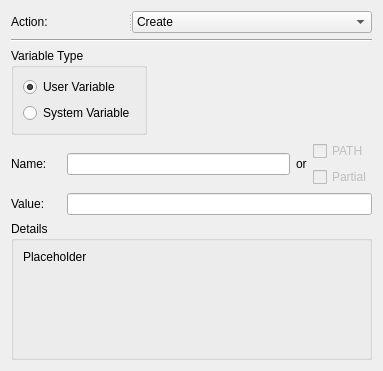
<?xml version="1.0" encoding="UTF-8"?>
<ui version="4.0">
 <class>VariablesWidget</class>
 <widget class="QWidget" name="VariablesWidget">
  <property name="geometry">
   <rect>
    <x>0</x>
    <y>0</y>
    <width>383</width>
    <height>371</height>
   </rect>
  </property>
  <property name="windowTitle">
   <string>Form</string>
  </property>
  <layout class="QGridLayout" name="gridLayout_3">
   <item row="5" column="0">
    <widget class="QGroupBox" name="detailsGroupBox">
     <property name="sizePolicy">
      <sizepolicy hsizetype="MinimumExpanding" vsizetype="MinimumExpanding">
       <horstretch>0</horstretch>
       <verstretch>0</verstretch>
      </sizepolicy>
     </property>
     <property name="minimumSize">
      <size>
       <width>361</width>
       <height>125</height>
      </size>
     </property>
     <property name="title">
      <string>Details</string>
     </property>
     <layout class="QGridLayout" name="gridLayout">
      <item row="0" column="0">
       <widget class="QLabel" name="detailsLabel">
        <property name="text">
         <string>Placeholder</string>
        </property>
        <property name="alignment">
         <set>Qt::AlignLeading|Qt::AlignLeft|Qt::AlignTop</set>
        </property>
        <property name="wordWrap">
         <bool>true</bool>
        </property>
       </widget>
      </item>
     </layout>
    </widget>
   </item>
   <item row="4" column="0">
    <layout class="QHBoxLayout" name="horizontalLayout_3">
     <item>
      <widget class="QLabel" name="valueLabel">
       <property name="sizePolicy">
        <sizepolicy hsizetype="Fixed" vsizetype="Preferred">
         <horstretch>0</horstretch>
         <verstretch>0</verstretch>
        </sizepolicy>
       </property>
       <property name="minimumSize">
        <size>
         <width>50</width>
         <height>0</height>
        </size>
       </property>
       <property name="text">
        <string>Value:</string>
       </property>
       <property name="buddy">
        <cstring>valueLineEdit</cstring>
       </property>
      </widget>
     </item>
     <item>
      <widget class="QLineEdit" name="valueLineEdit"/>
     </item>
    </layout>
   </item>
   <item row="3" column="0">
    <layout class="QHBoxLayout" name="horizontalLayout_2">
     <item>
      <widget class="QLabel" name="nameLabel">
       <property name="sizePolicy">
        <sizepolicy hsizetype="Fixed" vsizetype="Preferred">
         <horstretch>0</horstretch>
         <verstretch>0</verstretch>
        </sizepolicy>
       </property>
       <property name="minimumSize">
        <size>
         <width>50</width>
         <height>0</height>
        </size>
       </property>
       <property name="text">
        <string>Name:</string>
       </property>
       <property name="buddy">
        <cstring>nameLineEdit</cstring>
       </property>
      </widget>
     </item>
     <item>
      <widget class="QLineEdit" name="nameLineEdit"/>
     </item>
     <item>
      <layout class="QHBoxLayout" name="horizontalLayout">
       <item>
        <widget class="QLabel" name="orLabel">
         <property name="text">
          <string>or</string>
         </property>
        </widget>
       </item>
       <item>
        <layout class="QVBoxLayout" name="verticalLayout_2">
         <item>
          <widget class="QCheckBox" name="pathCheckBox">
           <property name="enabled">
            <bool>false</bool>
           </property>
           <property name="text">
            <string>PATH</string>
           </property>
          </widget>
         </item>
         <item>
          <widget class="QCheckBox" name="partialCheckBox">
           <property name="enabled">
            <bool>false</bool>
           </property>
           <property name="text">
            <string>Partial</string>
           </property>
          </widget>
         </item>
        </layout>
       </item>
      </layout>
     </item>
    </layout>
   </item>
   <item row="0" column="0">
    <widget class="QSplitter" name="splitter_2">
     <property name="orientation">
      <enum>Qt::Horizontal</enum>
     </property>
     <widget class="QLabel" name="actionLabel">
      <property name="text">
       <string>Action:</string>
      </property>
      <property name="buddy">
       <cstring>actionComboBox</cstring>
      </property>
     </widget>
     <widget class="QComboBox" name="actionComboBox">
      <property name="currentText">
       <string>Create</string>
      </property>
      <item>
       <property name="text">
        <string>Create</string>
       </property>
      </item>
      <item>
       <property name="text">
        <string>Replace</string>
       </property>
      </item>
      <item>
       <property name="text">
        <string>Update</string>
       </property>
      </item>
      <item>
       <property name="text">
        <string>Delete</string>
       </property>
      </item>
     </widget>
    </widget>
   </item>
   <item row="2" column="0">
    <widget class="QGroupBox" name="groupBox">
     <property name="sizePolicy">
      <sizepolicy hsizetype="Fixed" vsizetype="Fixed">
       <horstretch>0</horstretch>
       <verstretch>0</verstretch>
      </sizepolicy>
     </property>
     <property name="title">
      <string>Variable Type</string>
     </property>
     <property name="flat">
      <bool>false</bool>
     </property>
     <layout class="QGridLayout" name="gridLayout_2">
      <item row="0" column="0">
       <widget class="QRadioButton" name="userVariableRadio">
        <property name="text">
         <string>User Variable</string>
        </property>
        <property name="checked">
         <bool>true</bool>
        </property>
       </widget>
      </item>
      <item row="1" column="0">
       <widget class="QRadioButton" name="systemVariableRadio">
        <property name="text">
         <string>System Variable</string>
        </property>
       </widget>
      </item>
     </layout>
    </widget>
   </item>
   <item row="1" column="0">
    <widget class="Line" name="line">
     <property name="orientation">
      <enum>Qt::Horizontal</enum>
     </property>
    </widget>
   </item>
  </layout>
 </widget>
 <resources/>
 <connections/>
</ui>
